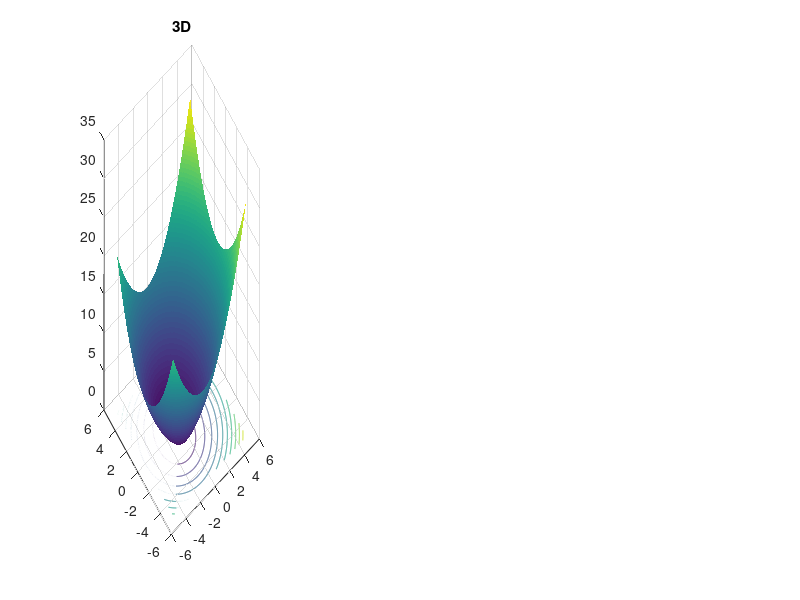

This figure's MATLAB source: (Note: this script raises an error after producing the figure.)
clear all,clc, close all
z=@(x,y) x+y*i;
[X Y]=meshgrid(-5:0.01:5);
Z=z(X,Y);


%% Taylor - 2 order
p=abs(1+Z+(Z.^2)/2);%p(x)
figure(1);
subplot(1,3,1)
surfc(X,Y,p, 'EdgeColor', 'none');title('3D')
alpha(0.35);
subplot(1,3,2);contour(X,Y,p,[1 1],'k','LineWidth',1);grid on;title('Boundary');
A=zeros(length(p));
%To find stablity region
for i1=1:length(p)
    for i2=1:length(p)
        if p(i1,i2)<=1
            A(i1,i2)=p(i1,i2);
        end
    end
end
subplot(1,3,3);hold on;surf(X,Y,A,'EdgeColor', 'none');title('Stable');colorbar



%% Taylor - 4 order
clear p A;figure(2)
p=abs(1+Z+Z.^2/2+Z.^3/6+Z.^4/24); % p(x)
subplot(1,3,1)
surfc(X,Y,p, 'EdgeColor', 'none');title('3D')
alpha(0.35);
subplot(1,3,2);contour(X,Y,p,[1 1],'k','LineWidth',1);grid on;title('Boundary');
A=zeros(length(p));

%To find stablity region
for i1=1:length(p)
    for i2=1:length(p)
        if p(i1,i2)<=1
            A(i1,i2)=p(i1,i2);
        end
    end
end
subplot(1,3,3);hold on;surf(X,Y,A,'EdgeColor', 'none');title('Stable');colorbar


%% Adam-Bashforth
clear all
z=@(x) exp(x*i);
z=z(0:0.01:2*pi);


Z=(2*(z.^2-z))./(3*z-1);
figure(3);% Only draw
subplot(1,4,1);plot(Z);title('A-B 2 Step');grid on;
    
Z=(12*(z.^3-z.^2))./(23*z.^2-16*z+5); % Only draw
subplot(1,4,2);plot(Z);title('A-B 3 Step');grid on;

Z=(24*(z.^4-z.^3))./(55*z.^3-59*z.^2+37*z-9);% Only draw
subplot(1,4,3);plot(Z);title('A-B 4 Step');grid on;

Z=(720*(z.^5-z.^4))./(1901*z.^4-2774*z.^3+2616*z.^2-1274*z+251);% Only draw
subplot(1,4,4);plot(Z);title('A-B 5 Step');grid on;